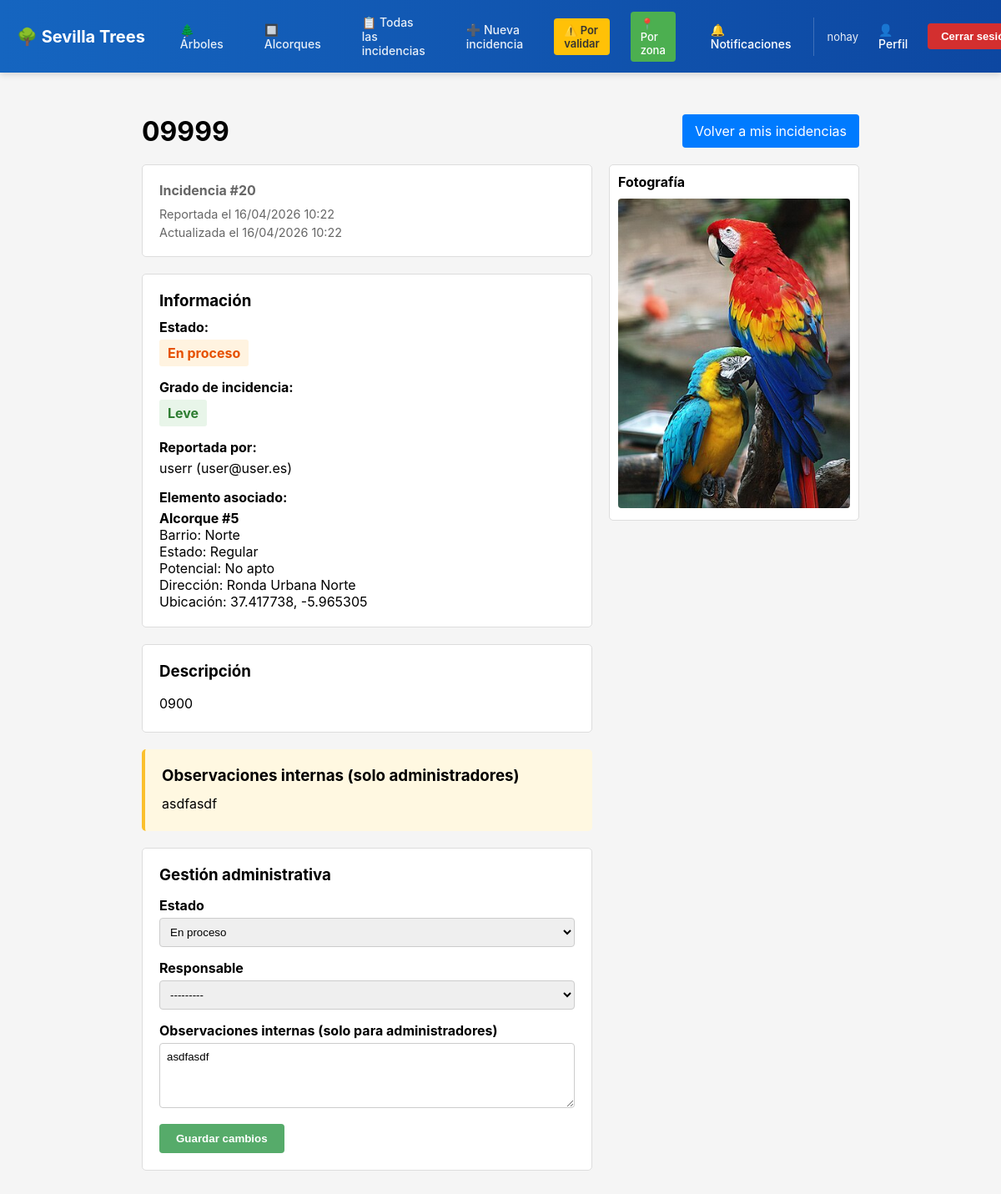
Screenshot of /incidencias/20/ (signed in) with the database file from the repository.
### cuentas/models.py (models this page shows, shortened)
class Usuario(AbstractUser):
	class Rol(models.TextChoices):
		REGISTRADO = "REGISTRADO", "Registrado"
		ADMINISTRADOR = "ADMINISTRADOR", "Administrador"
	class EstadoCuenta(models.TextChoices):
		ACTIVA = "ACTIVA", "Activa"
		PENDIENTE_ELIMINACION = "PENDIENTE_ELIMINACION", "Pendiente eliminación"
		ELIMINADA = "ELIMINADA", "Eliminada"
	nombre = models.CharField(max_length=159)
	correo = models.EmailField(unique=True)
	rol = models.CharField(max_length=20, choices=Rol.choices, default=Rol.REGISTRADO,)
	fecha_registro = models.DateTimeField(default=timezone.now)
	estado_cuenta = models.CharField(max_length=30, choices=EstadoCuenta.choices, default=EstadoCuenta.ACTIVA)
	USERNAME_FIELD = "correo"
	REQUIRED_FIELDS = ["username"]
	@property
	def es_admin(self) -> bool:
		return self.rol == self.Rol.ADMINISTRADOR
	@property
	def notificaciones_sin_leer(self) -> int:
		return self.notificaciones.filter(leido=False).count()
	def __str__(self):
		return f"{self.nombre} ({self.correo})"

### incidencias/models.py (models this page shows, shortened)
class Incidencia(models.Model):
	class Grado(models.TextChoices):
		LEVE = "LEVE", "Leve"
		MEDIO = "MEDIO", "Medio"
		GRAVE = "GRAVE", "Grave"
	class Estado(models.TextChoices):
		ABIERTA = "ABIERTA", "Abierta"
		EN_PROCESO = "EN_PROCESO", "En proceso"
		CERRADA = "CERRADA", "Cerrada"
	titulo = models.CharField(max_length=120)
	descripcion = models.TextField()
	grado_incidencia = models.CharField(max_length=30, choices=Grado.choices, default=Grado.LEVE)
	fecha_reporte = models.DateTimeField(auto_now_add=True)
	fecha_act = models.DateTimeField(auto_now=True, null=True, blank=True)
	estado = models.CharField(max_length=30, choices=Estado.choices, default=Estado.ABIERTA)
	foto = models.ImageField(upload_to='incidencias/', null=True, blank=True)
	observaciones_internas = models.TextField(null=True, blank=True, help_text="Solo visible para administradores")
	usuario = models.ForeignKey("cuentas.Usuario", on_delete=models.PROTECT, related_name="usu_incidencia")
	arbol = models.ForeignKey("inventario.Arbol", on_delete=models.PROTECT, null=True, blank=True, related_name="arbol_inci")
	alcorque = models.ForeignKey("inventario.Alcorque", on_delete=models.PROTECT, null=True, blank=True, related_name="alcorque_inci")
	admin_resp = models.ForeignKey("cuentas.Usuario", on_delete=models.PROTECT, null=True, blank=True, related_name="admin_inci")
	class Meta: constraints = [
		models.CheckConstraint(check=(
			(Q(arbol__isnull=False) & Q(alcorque__isnull=True)) |
			(Q(arbol__isnull=True) & Q(alcorque__isnull=False))),
		name="check_arbol_alcorque_incidencia",),]

### inventario/models.py (models this page shows, shortened)
class Alcorque(models.Model):
    class Estado(models.TextChoices):
        BUENO = "BUENO", "Bueno"
        REGULAR = "REGULAR", "Regular"
        MALO = "MALO", "Malo"
        NECESITA_INTERVENCION = "NECESITA_INTERVENCION", "Necesita intervención"
    class Potencial(models.TextChoices):
        APTO = "APTO", "Apto"
        NO_APTO = "NO_APTO", "No apto"
    barrio = models.ForeignKey("inventario.Barrio", on_delete=models.PROTECT, related_name="alcorques",)
    estado = models.CharField(max_length=50, choices=Estado.choices, default=Estado.BUENO)
    potencial_plant = models.CharField(max_length=10, choices=Potencial.choices, default=Potencial.APTO)
    latitud = models.DecimalField(max_digits=9, decimal_places=6, null=True, blank=True)
    longitud = models.DecimalField(max_digits=9, decimal_places=6, null=True, blank=True)
    direccion = models.TextField(null=True, blank=True)
    observaciones = models.TextField(null=True, blank=True)
    class Meta: constraints = [
        models.UniqueConstraint(fields=["latitud", "longitud"], name="un_alcorque_por_ubi")
        ]

class Barrio(models.Model):
    nombre = models.CharField(max_length=100)
    delimitacion = models.TextField(null=True, blank=True)

### incidencias/views.py (the view, shortened to what this page needs)
# urls.py: path("<int:pk>/", views.incidencia_detalle, name="incidencia_detalle"),
@login_required
def incidencia_detalle(request, pk):
    incidencia = get_object_or_404(Incidencia.objects.select_related("usuario", "admin_resp", "arbol", "alcorque"), pk=pk)
    es_admin = getattr(request.user, "es_admin", False)
    if not es_admin and request.user != incidencia.usuario:
        messages.error(request, "No tienes permiso para ver esta incidencia")
        return redirect("incidencia_lista")
    grupo_admin = Group.objects.filter(name="Administradores").first()
    admins_validos = Usuario.objects.none()
    if grupo_admin:
        admins_validos = Usuario.objects.filter(groups=grupo_admin).order_by("correo")
    if es_admin:
        form = IncidenciaDetalleForm(instance=incidencia)
        form.fields["admin_resp"].queryset = admins_validos
    else:
        form = None
    return render(request, "incidencias/incidencia_detalle.html", {
        "incidencia": incidencia,
        "form": form,
        "es_admin": es_admin,
    })

### templates/incidencias/incidencia_detalle.html (shortened to what this page needs)
{% extends "base.html" %}
{% block content %}
<div style="max-width: 900px; margin: 30px auto; padding: 20px;">
    <div style="display: flex; justify-content: space-between; align-items: center; margin-bottom: 20px;">
        <h1 style="margin: 0;">{{ incidencia.titulo }}</h1>
        <a href="{% url 'incidencia_lista' %}" style="background-color: #007bff; color: white; padding: 10px 15px; text-decoration: none; border-radius: 4px;">
            Volver a mis incidencias
        </a>
    </div>
    <div style="display: grid; grid-template-columns: 1fr 300px; gap: 20px;">
        <div>
            <div style="background-color: white; border: 1px solid #ddd; border-radius: 5px; padding: 20px; margin-bottom: 20px;">
                <p style="margin: 0 0 10px 0; color: #666;"><strong>Incidencia #{{ incidencia.id }}</strong></p>
                <p style="margin: 0 0 5px 0; color: #666; font-size: 0.9em;">Reportada el {{ incidencia.fecha_reporte|date:"d/m/Y H:i" }}</p>
                {% if incidencia.fecha_act %}
                    <p style="margin: 0; color: #666; font-size: 0.9em;">Actualizada el {{ incidencia.fecha_act|date:"d/m/Y H:i" }}</p>
                {% endif %}
            </div>
            <div style="background-color: white; border: 1px solid #ddd; border-radius: 5px; padding: 20px; margin-bottom: 20px;">
                <h3 style="margin: 0 0 10px 0;">Información</h3>
                <p style="margin: 10px 0 5px 0;"><strong>Estado:</strong></p>
                <span style="display: inline-block; padding: 6px 10px; border-radius: 3px; font-weight: bold;
                    {% if incidencia.estado == 'ABIERTA' %}
                        background-color: #e3f2fd; color: #1565c0;
                    {% elif incidencia.estado == 'EN_PROCESO' %}
                        background-color: #fff3e0; color: #e65100;
                    {% else %}
                        background-color: #e8f5e9; color: #2e7d32;
                    {% endif %}
                ">{{ incidencia.get_estado_display }}</span>
                <p style="margin: 15px 0 5px 0;"><strong>Grado de incidencia:</strong></p>
                <span style="display: inline-block; padding: 6px 10px; border-radius: 3px; font-weight: bold;
                    {% if incidencia.grado_incidencia == 'LEVE' %}
                        background-color: #e8f5e9; color: #2e7d32;
                    {% elif incidencia.grado_incidencia == 'MEDIO' %}
                        background-color: #fff3e0; color: #e65100;
                    {% else %}
                        background-color: #ffebee; color: #c62828;
                    {% endif %}
                ">{{ incidencia.get_grado_incidencia_display }}</span>
                <p style="margin: 15px 0 5px 0;"><strong>Reportada por:</strong></p>
                <p style="margin: 0;">{{ incidencia.usuario.nombre }} ({{ incidencia.usuario.correo }})</p>
                <p style="margin: 15px 0 5px 0;"><strong>Elemento asociado:</strong></p>
                {% if incidencia.arbol %}
                    <p style="margin: 0;">
                        <strong>Árbol #{{ incidencia.arbol.id }}</strong><br>
                        Especie: {{ incidencia.arbol.especie.nombre_comun }}<br>
                        Barrio: {{ incidencia.arbol.barrio.nombre }}<br>
                        Estado: {{ incidencia.arbol.get_estado_display }}<br>
                        {% if incidencia.arbol.direccion %}
                            Dirección: {{ incidencia.arbol.direccion }}<br>
                        {% endif %}
                        {% if incidencia.arbol.latitud and incidencia.arbol.longitud %}
                            Ubicación: {{ incidencia.arbol.latitud }}, {{ incidencia.arbol.longitud }}
                        {% endif %}
                    </p>
                {% elif incidencia.alcorque %}
                    <p style="margin: 0;">
                        <strong>Alcorque #{{ incidencia.alcorque.id }}</strong><br>
                        Barrio: {{ incidencia.alcorque.barrio.nombre }}<br>
                        Estado: {{ incidencia.alcorque.get_estado_display }}<br>
                        Potencial: {{ incidencia.alcorque.get_potencial_plant_display }}<br>
                        {% if incidencia.alcorque.direccion %}
                            Dirección: {{ incidencia.alcorque.direccion }}<br>
                        {% endif %}
                        {% if incidencia.alcorque.latitud and incidencia.alcorque.longitud %}
                            Ubicación: {{ incidencia.alcorque.latitud }}, {{ incidencia.alcorque.longitud }}
                        {% endif %}
                    </p>
                {% endif %}
            </div>
            <div style="background-color: white; border: 1px solid #ddd; border-radius: 5px; padding: 20px; margin-bottom: 20px;">
                <h3 style="margin: 0 0 15px 0;">Descripción</h3>
                <p style="margin: 0; line-height: 1.6;">{{ incidencia.descripcion }}</p>
            </div>
            {% if es_admin %}
                <div style="background-color: #fff8e1; border-left: 4px solid #fbc02d; border-radius: 5px; padding: 20px; margin-bottom: 20px;">
                    <h3 style="margin: 0 0 10px 0;">Observaciones internas (solo administradores)</h3>
                    {% if incidencia.observaciones_internas %}
                        <p style="margin: 0; line-height: 1.6; white-space: pre-wrap;">{{ incidencia.observaciones_internas }}</p>
                    {% else %}
                        <p style="margin: 0; color: #999; font-style: italic;">No hay observaciones internas aún</p>
                    {% endif %}
                </div>
            {% endif %}
            {% if es_admin %}
                <div style="background-color: white; border: 1px solid #ddd; border-radius: 5px; padding: 20px;">
                    <h3 style="margin: 0 0 15px 0;">Gestión administrativa</h3>
                    <form method="POST">
                        <div style="margin-bottom: 15px;">
                            <label for="id_estado" style="display: block; font-weight: bold; margin-bottom: 5px;">{{ form.estado.label }}</label>
                            {{ form.estado }}
                        </div>
                        <div style="margin-bottom: 15px;">
                            <label for="id_admin_resp" style="display: block; font-weight: bold; margin-bottom: 5px;">{{ form.admin_resp.label }}</label>
                            {{ form.admin_resp }}
                        </div>
                        <div style="margin-bottom: 15px;">
                            <label for="id_observaciones_internas" style="display: block; font-weight: bold; margin-bottom: 5px;">{{ form.observaciones_internas.label }}</label>
                            {{ form.observaciones_internas }}
                        </div>
                        <button type="submit" style="background-color: #56ab6a; color: white; padding: 10px 20px; border: none; border-radius: 4px; cursor: pointer; font-weight: bold;">
                            Guardar cambios
                        </button>
                    </form>
                </div>
            {% else %}
                {% if incidencia.admin_resp %}
                    <div style="background-color: #e8f5e9; border-left: 4px solid #56ab6a; padding: 15px; border-radius: 5px;">
                        <p style="margin: 0;"><strong>Responsable asignado:</strong> {{ incidencia.admin_resp.nombre }}</p>
                    </div>
                {% endif %}
            {% endif %}
        </div>
        <div>
            {% if incidencia.foto %}
                <div style="background-color: white; border: 1px solid #ddd; border-radius: 5px; padding: 10px; margin-bottom: 20px;">
                    <h3 style="margin: 0 0 10px 0; font-size: 1em;">Fotografía</h3>
                    <img src="{{ incidencia.foto.url }}" alt="{{ incidencia.titulo }}" style="width: 100%; border-radius: 4px;">
                </div>
            {% endif %}
        </div>
    </div>
</div>
{% endblock %}

### templates/base.html (shortened to what this page needs)
<!DOCTYPE html>
<html lang="es">
<head>
</head>
<body>
    <header>
        <nav>
            <div class="container">
                <a href="{% url 'inicio' %}" class="logo">🌳 Sevilla Trees</a>
                <div class="nav-left">
                    <a href="{% url 'arbol_lista' %}">🌲 Árboles</a>
                    <a href="{% url 'alcorque_lista' %}">🔲 Alcorques</a>
                    {% if user.is_authenticated %}
                        {% if user.es_admin %}
                            <a href="{% url 'incidencia_lista' %}" style="color: rgba(255, 255, 255, 0.9); text-decoration: none; font-weight: 500; font-size: 14px; padding: 6px 12px; border-radius: 4px; transition: all 0.3s;">📋 Todas las incidencias</a>
                        {% else %}
                            <a href="{% url 'incidencia_lista' %}" style="color: rgba(255, 255, 255, 0.9); text-decoration: none; font-weight: 500; font-size: 14px; padding: 6px 12px; border-radius: 4px; transition: all 0.3s;">📋 Mis incidencias</a>
                        {% endif %}
                        <a href="{% url 'nueva_incidencia' %}">➕ Nueva incidencia</a>
                        {% if user.es_admin %}
                            <a href="{% url 'incidencias_por_validar' %}" class="admin-badge">⚠️ Por validar</a>
                            <a href="{% url 'incidencias_por_barrio' %}" class="admin-zone">📍 Por zona</a>
                        {% endif %}
                    {% endif %}
                </div>
                <div class="nav-right">
                    {% if user.is_authenticated %}
                        <a href="{% url 'notificacion_lista' %}" class="notification-link">
                            🔔 Notificaciones
                        </a>
                        <div class="user-section">
                            <span class="user-name">{{ user.nombre }}</span>
                            <a href="{% url 'perfil' %}" class="profile-link">👤 Perfil</a>
                            <form action="{% url 'logout' %}" method="post" style="display: inline; margin: 0;">
                                <button type="submit" class="btn-logout">Cerrar sesión</button>
                            </form>
                        </div>
                    {% else %}
                        <div class="auth-links">
                            <a href="{% url 'login' %}">Iniciar sesión</a>
                            <a href="{% url 'signup' %}" class="btn-signup">Registrarse</a>
                        </div>
                    {% endif %}
                </div>
            </div>
        </nav>
    </header>
    <main>
        {% block content %}{% endblock %}
    </main>
</body>
</html>

### rows the page displays
Usuario: nombre "nohay"
Incidencia: titulo "09999", id "20", fecha_reporte "16/04/2026 10:22", fecha_act "16/04/2026 10:22", estado "En proceso", grado_incidencia "Leve", usuario.nombre "userr", usuario.correo "user@user.es", alcorque.id "5", alcorque.barrio.nombre "Norte", alcorque.estado "Regular", alcorque.potencial_plant "No apto", alcorque.direccion "Ronda Urbana Norte", alcorque.latitud "37.417738", alcorque.longitud "-5.965305", descripcion "0900", observaciones_internas "asdfasdf", admin_resp "---------", foto (picture)
